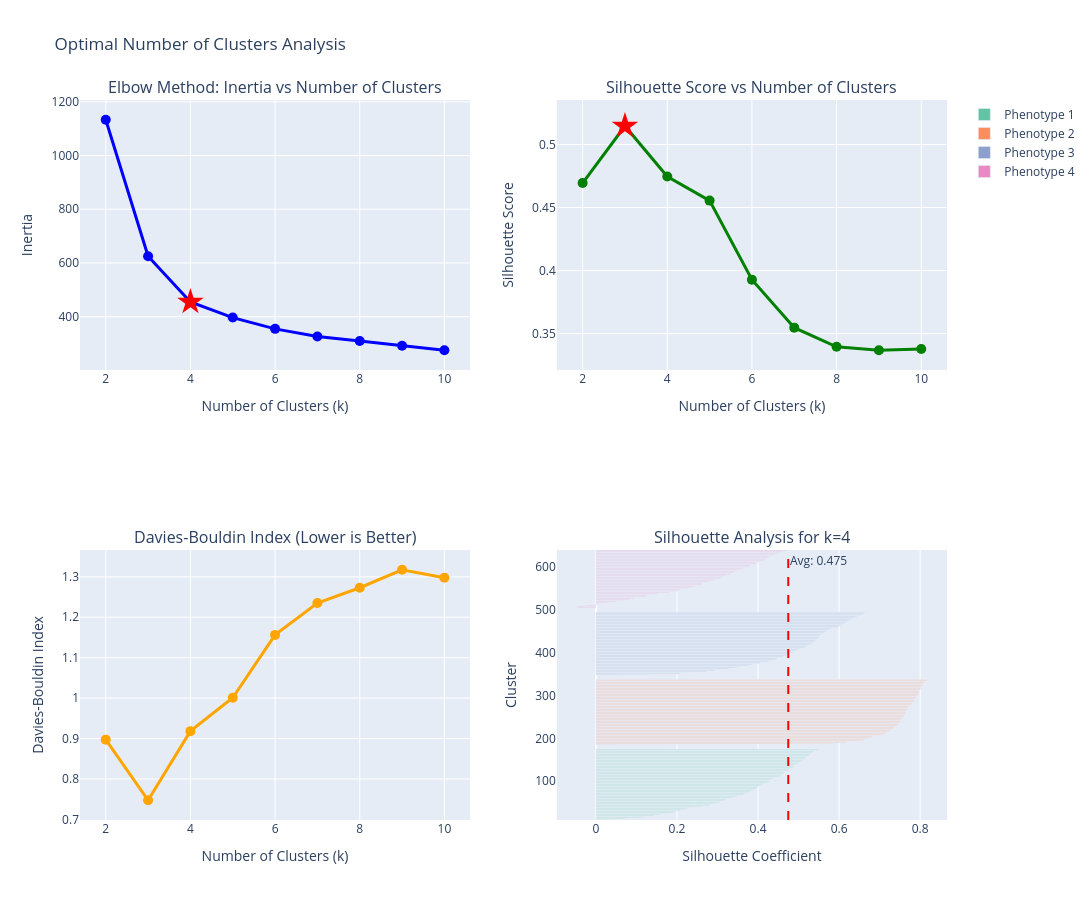

Here is the notebook cell this chart was saved with:
### Markdown cell above
## 6. Finding Optimal k: Elbow Method & Silhouette Analysis

One of the biggest challenges in unsupervised learning: **How many phenotypes should we use?**

We'll use two methods:
1. **Elbow Method**: Plot inertia vs k, look for the "elbow" where adding clusters gives diminishing returns
2. **Silhouette Analysis**: Measures how well patients fit in their assigned cohort (higher is better)

### Code cell
# Prepare data for optimal k analysis
feature_cols = ['age', 'comorbidity_burden', 'hba1c', 'egfr']
X = patient_data[feature_cols].values
scaler_full = StandardScaler()
X_scaled_full = scaler_full.fit_transform(X)

# Test different k values
k_range = range(2, 11)
inertias = []
silhouette_scores = []
davies_bouldin_scores = []

print("🔍 Evaluating different numbers of clusters...")
for k in k_range:
    kmeans = KMeans(n_clusters=k, random_state=42, n_init=10)
    clusters = kmeans.fit_predict(X_scaled_full)
    
    inertias.append(kmeans.inertia_)
    silhouette_scores.append(silhouette_score(X_scaled_full, clusters))
    davies_bouldin_scores.append(davies_bouldin_score(X_scaled_full, clusters))
    
    print(f"   k={k}: Inertia={kmeans.inertia_:.2f}, Silhouette={silhouette_scores[-1]:.3f}")

# Create comprehensive visualization
fig = make_subplots(
    rows=2, cols=2,
    subplot_titles=(
        'Elbow Method: Inertia vs Number of Clusters',
        'Silhouette Score vs Number of Clusters',
        'Davies-Bouldin Index (Lower is Better)',
        'Silhouette Analysis for k=4'
    )
)

# Plot 1: Elbow curve
fig.add_trace(
    go.Scatter(
        x=list(k_range),
        y=inertias,
        mode='lines+markers',
        name='Inertia',
        line=dict(color='blue', width=3),
        marker=dict(size=10),
        showlegend=False
    ), row=1, col=1
)

# Highlight potential elbow (k=4 in this case)
fig.add_trace(
    go.Scatter(
        x=[4],
        y=[inertias[2]],  # index 2 = k=4
        mode='markers',
        name='Suggested k=4',
        marker=dict(size=20, color='red', symbol='star'),
        showlegend=False
    ), row=1, col=1
)

# Plot 2: Silhouette scores
fig.add_trace(
    go.Scatter(
        x=list(k_range),
        y=silhouette_scores,
        mode='lines+markers',
        name='Silhouette Score',
        line=dict(color='green', width=3),
        marker=dict(size=10),
        showlegend=False
    ), row=1, col=2
)

# Highlight best silhouette score
best_k_silhouette = k_range[np.argmax(silhouette_scores)]
fig.add_trace(
    go.Scatter(
        x=[best_k_silhouette],
        y=[max(silhouette_scores)],
        mode='markers',
        name=f'Best k={best_k_silhouette}',
        marker=dict(size=20, color='red', symbol='star'),
        showlegend=False
    ), row=1, col=2
)

# Plot 3: Davies-Bouldin Index
fig.add_trace(
    go.Scatter(
        x=list(k_range),
        y=davies_bouldin_scores,
        mode='lines+markers',
        name='Davies-Bouldin',
        line=dict(color='orange', width=3),
        marker=dict(size=10),
        showlegend=False
    ), row=2, col=1
)

# Plot 4: Detailed silhouette analysis for k=4
kmeans_4 = KMeans(n_clusters=4, random_state=42, n_init=10)
clusters_4 = kmeans_4.fit_predict(X_scaled_full)
silhouette_vals = silhouette_samples(X_scaled_full, clusters_4)

y_lower = 10
colors_sil = px.colors.qualitative.Set2[:4]

for i in range(4):
    # Get silhouette values for cluster i
    cluster_silhouette_vals = silhouette_vals[clusters_4 == i]
    cluster_silhouette_vals.sort()
    
    size_cluster_i = cluster_silhouette_vals.shape[0]
    y_upper = y_lower + size_cluster_i
    
    fig.add_trace(
        go.Bar(
            x=cluster_silhouette_vals,
            y=list(range(y_lower, y_upper)),
            orientation='h',
            name=f'Phenotype {i+1}',
            marker=dict(color=colors_sil[i]),
            showlegend=True
        ), row=2, col=2
    )
    
    y_lower = y_upper + 10

# Add average silhouette score line
avg_silhouette = silhouette_score(X_scaled_full, clusters_4)
fig.add_vline(x=avg_silhouette, line_dash="dash", line_color="red",
              annotation_text=f"Avg: {avg_silhouette:.3f}", row=2, col=2)

# Update layout
fig.update_layout(
    title='Optimal Number of Clusters Analysis',
    width=1400,
    height=900,
    showlegend=True
)

fig.update_xaxes(title_text="Number of Clusters (k)", row=1, col=1)
fig.update_yaxes(title_text="Inertia", row=1, col=1)
fig.update_xaxes(title_text="Number of Clusters (k)", row=1, col=2)
fig.update_yaxes(title_text="Silhouette Score", row=1, col=2)
fig.update_xaxes(title_text="Number of Clusters (k)", row=2, col=1)
fig.update_yaxes(title_text="Davies-Bouldin Index", row=2, col=1)
fig.update_xaxes(title_text="Silhouette Coefficient", row=2, col=2)
fig.update_yaxes(title_text="Cluster", row=2, col=2)

fig.show()

print("\n🎯 Optimal k Recommendation:")
print(f"   Elbow Method suggests: k=4 (diminishing returns after this point)")
print(f"   Best Silhouette Score: k={best_k_silhouette} (score={max(silhouette_scores):.3f})")
print(f"   Best Davies-Bouldin: k={k_range[np.argmin(davies_bouldin_scores)]} (score={min(davies_bouldin_scores):.3f})")
print(f"\n💡 Recommendation: Use k=4 for this patient cohort")
print("   This balances cluster quality with interpretability")

### Figure 1 — Plotly figure (JSON) as saved in the notebook; plotly's stock layout.template omitted (floating-point values rounded to 4 significant figures; data arrays with more than 128 entries replaced by an {"elided": "..."} marker saying what was removed)
{"data": [{"line": {"color": "blue", "width": 3}, "marker": {"size": 10}, "mode": "lines+markers", "name": "Inertia", "showlegend": false, "type": "scatter", "x": [2, 3, 4, 5, 6, 7, 8, 9, 10], "xaxis": "x", "y": [1133.0, 625.2, 454.9, 396.8, 354.8, 326.4, 309.5, 291.8, 275.2], "yaxis": "y"}, {"marker": {"color": "red", "size": 20, "symbol": "star"}, "mode": "markers", "name": "Suggested k=4", "showlegend": false, "type": "scatter", "x": [4], "xaxis": "x", "y": [454.9], "yaxis": "y"}, {"line": {"color": "green", "width": 3}, "marker": {"size": 10}, "mode": "lines+markers", "name": "Silhouette Score", "showlegend": false, "type": "scatter", "x": [2, 3, 4, 5, 6, 7, 8, 9, 10], "xaxis": "x2", "y": [0.4694, 0.5146, 0.4746, 0.4555, 0.3927, 0.3547, 0.3395, 0.3368, 0.3378], "yaxis": "y2"}, {"marker": {"color": "red", "size": 20, "symbol": "star"}, "mode": "markers", "name": "Best k=3", "showlegend": false, "type": "scatter", "x": [3], "xaxis": "x2", "y": [0.5146], "yaxis": "y2"}, {"line": {"color": "orange", "width": 3}, "marker": {"size": 10}, "mode": "lines+markers", "name": "Davies-Bouldin", "showlegend": false, "type": "scatter", "x": [2, 3, 4, 5, 6, 7, 8, 9, 10], "xaxis": "x3", "y": [0.8972, 0.7473, 0.9183, 1.001, 1.156, 1.235, 1.273, 1.318, 1.298], "yaxis": "y3"}, {"marker": {"color": "rgb(102,194,165)"}, "name": "Phenotype 1", "orientation": "h", "showlegend": true, "type": "bar", "x": {"elided": "165 float values"}, "xaxis": "x4", "y": {"elided": "165 int values"}, "yaxis": "y4"}, {"marker": {"color": "rgb(252,141,98)"}, "name": "Phenotype 2", "orientation": "h", "showlegend": true, "type": "bar", "x": {"elided": "153 float values"}, "xaxis": "x4", "y": {"elided": "153 int values"}, "yaxis": "y4"}, {"marker": {"color": "rgb(141,160,203)"}, "name": "Phenotype 3", "orientation": "h", "showlegend": true, "type": "bar", "x": {"elided": "147 float values"}, "xaxis": "x4", "y": {"elided": "147 int values"}, "yaxis": "y4"}, {"marker": {"color": "rgb(231,138,195)"}, "name": "Phenotype 4", "orientation": "h", "showlegend": true, "type": "bar", "x": {"elided": "135 float values"}, "xaxis": "x4", "y": {"elided": "135 int values"}, "yaxis": "y4"}], "layout": {"annotations": [{"font": {"size": 16}, "showarrow": false, "text": "Elbow Method: Inertia vs Number of Clusters", "x": 0.225, "xanchor": "center", "xref": "paper", "y": 1.0, "yanchor": "bottom", "yref": "paper"}, {"font": {"size": 16}, "showarrow": false, "text": "Silhouette Score vs Number of Clusters", "x": 0.775, "xanchor": "center", "xref": "paper", "y": 1.0, "yanchor": "bottom", "yref": "paper"}, {"font": {"size": 16}, "showarrow": false, "text": "Davies-Bouldin Index (Lower is Better)", "x": 0.225, "xanchor": "center", "xref": "paper", "y": 0.375, "yanchor": "bottom", "yref": "paper"}, {"font": {"size": 16}, "showarrow": false, "text": "Silhouette Analysis for k=4", "x": 0.775, "xanchor": "center", "xref": "paper", "y": 0.375, "yanchor": "bottom", "yref": "paper"}, {"showarrow": false, "text": "Avg: 0.475", "x": 0.4746, "xanchor": "left", "xref": "x4", "y": 1, "yanchor": "top", "yref": "y4 domain"}], "height": 900, "shapes": [{"line": {"color": "red", "dash": "dash"}, "type": "line", "x0": 0.4746, "x1": 0.4746, "xref": "x4", "y0": 0, "y1": 1, "yref": "y4 domain"}], "showlegend": true, "title": {"text": "Optimal Number of Clusters Analysis"}, "width": 1400, "xaxis": {"anchor": "y", "domain": [0.0, 0.45], "title": {"text": "Number of Clusters (k)"}}, "xaxis2": {"anchor": "y2", "domain": [0.55, 1.0], "title": {"text": "Number of Clusters (k)"}}, "xaxis3": {"anchor": "y3", "domain": [0.0, 0.45], "title": {"text": "Number of Clusters (k)"}}, "xaxis4": {"anchor": "y4", "domain": [0.55, 1.0], "title": {"text": "Silhouette Coefficient"}}, "yaxis": {"anchor": "x", "domain": [0.625, 1.0], "title": {"text": "Inertia"}}, "yaxis2": {"anchor": "x2", "domain": [0.625, 1.0], "title": {"text": "Silhouette Score"}}, "yaxis3": {"anchor": "x3", "domain": [0.0, 0.375], "title": {"text": "Davies-Bouldin Index"}}, "yaxis4": {"anchor": "x4", "domain": [0.0, 0.375], "title": {"text": "Cluster"}}}}
